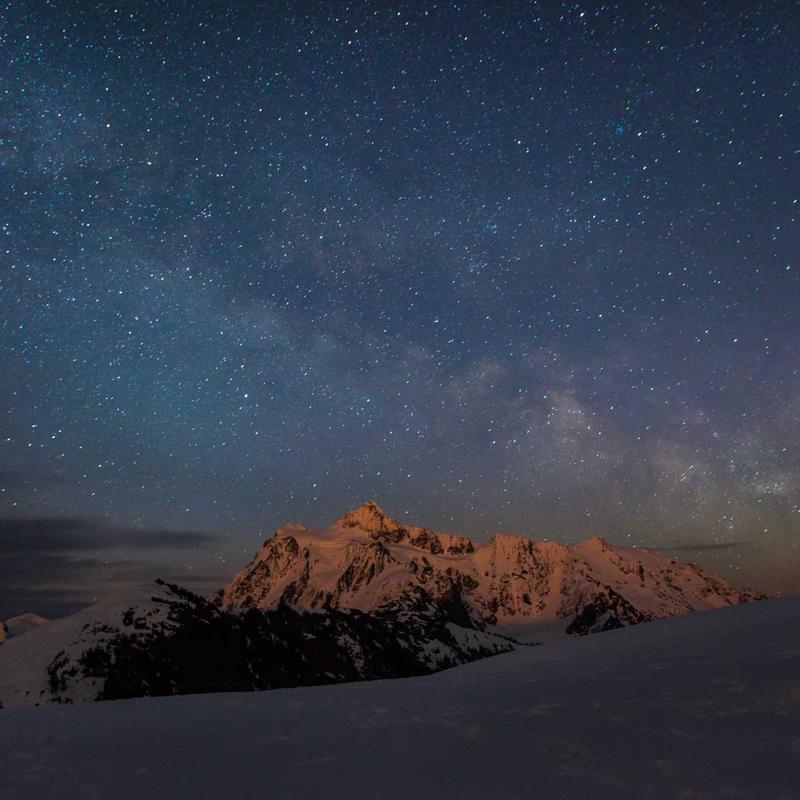
#> input picture natural_photos_test/natural_photo_forest.jpg, 800 x 800 px
$ python -i image_classifier.py   (imports and definitions only)   (older library calls are emulated)
#> lines starting #> are read from the running program, lines starting #| are printed output that depends on the picture; after the words box and inside, x2 and y2 are one past the last pixel; in counts of white or black regions, pixels touching at a corner belong together
import cv2
import numpy as np
from typing import Dict, Tuple, List

class ImageTypeClassifier:
    """
    Classify images into structural categories using heuristics.

    Categories:
      - 'structured_art': Objects, instancing, clear geometry (Hamid-style)
      - 'interference': Caustics, wave patterns, ripples
      - 'stochastic': Clouds, smoke, turbulence, Perlin-like
      - 'terrain': Height fields, landscapes, mountains
      - 'hybrid': Mix of above
    """

    def __init__(self):
        self.analysis = None

    def classify(self, image: np.ndarray) -> Dict:
        # Run all analysis
        edge_density, edges = self._analyze_edges(image)
        texture_density, texture_freq = self._analyze_texture(image)
        symmetry_score, sym_type = self._analyze_symmetry(image)
        periodicity_score = self._analyze_periodicity(image)
        fractal_dimension = self._analyze_fractal_dimension(image)
        color_variance = self._analyze_color_variance(image)

        self.analysis = {
            'edge_density': edge_density,
            'texture_density': texture_density,
            'symmetry_score': symmetry_score,
            'symmetry_type': sym_type,
            'periodicity_score': periodicity_score,
            'fractal_dimension': fractal_dimension,
            'color_variance': color_variance,
        }

        return self._heuristic_classify()

    def _analyze_edges(self, image: np.ndarray) -> Tuple[float, np.ndarray]:
        gray = cv2.cvtColor(image, cv2.COLOR_RGB2GRAY)
        edges = cv2.Canny(gray, 50, 150)
        edge_density = np.sum(edges > 0) / edges.size
        return edge_density, edges

    def _analyze_texture(self, image: np.ndarray) -> Tuple[float, Dict]:
        gray = cv2.cvtColor(image, cv2.COLOR_RGB2GRAY)

        gradients = []
        for sigma in [1, 2, 4, 8]:
            grad = cv2.GaussianBlur(gray, (0, 0), sigma)
            grad_x = cv2.Sobel(grad, cv2.CV_32F, 1, 0, ksize=3)
            grad_y = cv2.Sobel(grad, cv2.CV_32F, 0, 1, ksize=3)
            mag = np.sqrt(grad_x**2 + grad_y**2)
            gradients.append(np.mean(mag))

        texture_density = np.mean(gradients) / 255.0
        texture_freq = self._compute_texture_frequency(gray)

        return texture_density, texture_freq

    def _compute_texture_frequency(self, gray: np.ndarray) -> Dict:
        fft = np.fft.fft2(gray)
        spectrum = np.abs(fft)
        spectrum_log = np.log1p(spectrum)

        cy, cx = gray.shape[0] // 2, gray.shape[1] // 2
        Y, X = np.ogrid[:gray.shape[0], :gray.shape[1]]
        r = np.sqrt((X - cx)**2 + (Y - cy)**2)

        r_int = r.astype(int)

        # Prevent bincount errors if sizes mismatch, just basic radial avg
        spectrum_centered = np.fft.fftshift(spectrum_log)
        radial_sum = np.bincount(r_int.ravel(), spectrum_centered.ravel())
        radial_count = np.bincount(r_int.ravel())
        radial_count[radial_count == 0] = 1 # Avoid div by zero
        radial_spectrum = radial_sum / radial_count

        peak_freq = np.argmax(radial_spectrum[10:]) + 10 if len(radial_spectrum) > 10 else 1

        return {'peak_freq': peak_freq, 'radial_spectrum': radial_spectrum}

    def _analyze_symmetry(self, image: np.ndarray) -> Tuple[float, str]:
        gray = cv2.cvtColor(image, cv2.COLOR_RGB2GRAY)

        radial_scores = []
        for angle in [cv2.ROTATE_90_CLOCKWISE, cv2.ROTATE_180, cv2.ROTATE_90_COUNTERCLOCKWISE]:
            rotated = cv2.rotate(gray, angle)
            if rotated.shape == gray.shape:
                score = np.corrcoef(gray.flatten(), rotated.flatten())[0, 1]
                radial_scores.append(score)

        max_radial = max(radial_scores) if radial_scores else 0.0

        h_flip = cv2.flip(gray, 1)
        v_flip = cv2.flip(gray, 0)
        mirror_scores = [
            np.corrcoef(gray.flatten(), h_flip.flatten())[0, 1],
            np.corrcoef(gray.flatten(), v_flip.flatten())[0, 1],
        ]
        max_mirror = max(mirror_scores)

        if max_radial > 0.7:
            return max_radial, 'radial'
        elif max_mirror > 0.7:
            return max_mirror, 'mirror'
        else:
            return max(max_radial, max_mirror), 'none'

    def _analyze_periodicity(self, image: np.ndarray) -> float:
        gray = cv2.cvtColor(image, cv2.COLOR_RGB2GRAY)
        fft = np.fft.fft2(gray)
        spectrum = np.abs(fft)
        spectrum_log = np.log1p(spectrum)

        spectrum_centered = np.fft.fftshift(spectrum_log)
        cy, cx = spectrum_centered.shape[0] // 2, spectrum_centered.shape[1] // 2

        # Mask DC
        mask_radius = 10
        y, x = np.ogrid[-cy:spectrum_centered.shape[0]-cy, -cx:spectrum_centered.shape[1]-cx]
        mask = x*x + y*y <= mask_radius*mask_radius
        spectrum_centered[mask] = 0

        total_energy = np.sum(spectrum_centered)
        top_10_energy = np.sum(np.sort(spectrum_centered.ravel())[-10:])

        periodicity = top_10_energy / (total_energy + 1e-10)
        return periodicity

    def _analyze_fractal_dimension(self, image: np.ndarray) -> float:
        gray = cv2.cvtColor(image, cv2.COLOR_RGB2GRAY)
        edges = cv2.Canny(gray, 50, 150)

        scales = [2, 4, 8, 16, 32]
        counts = []

        for scale in scales:
            h, w = edges.shape
            # Ensure divisibility
            h = h - (h % scale)
            w = w - (w % scale)
            cropped_edges = edges[:h, :w]

            if h == 0 or w == 0:
                counts.append(1)
                continue

            boxes = cropped_edges.reshape(h//scale, scale, w//scale, scale)
            boxes = np.any(boxes, axis=(1, 3))
            count = np.sum(boxes)
            counts.append(count if count > 0 else 1)

        log_scales = np.log(scales)
        log_counts = np.log(counts)

        coeffs = np.polyfit(log_scales, log_counts, 1)
        fractal_dim = -coeffs[0]

        return np.clip(fractal_dim, 0.5, 2.0)

    def _analyze_color_variance(self, image: np.ndarray) -> float:
        pixels = image.reshape(-1, 3)
        entropies = []
        for ch in range(3):
            hist, _ = np.histogram(pixels[:, ch], bins=256, range=(0, 256))
            hist = hist / np.sum(hist)
            hist = hist[hist > 0]
            entropy = -np.sum(hist * np.log2(hist))
            entropies.append(entropy)

        return np.mean(entropies) / 8.0

    def _heuristic_classify(self) -> Dict:
        a = self.analysis

        if a['periodicity_score'] > 0.0001 or (a['symmetry_score'] > 0.6 and a['fractal_dimension'] < 1.5):
            # Interference/Caustics tend to have regular, periodic wavelike structures and lower fractal dim
            if a['edge_density'] < 0.15:
                return {
                    'primary_type': 'interference',
                    'confidence': 0.85,
                    'secondary_types': [],
                    'characteristics': a,
                }

        if a['fractal_dimension'] > 1.6 or (a['texture_density'] > 0.12 and a['edge_density'] > 0.1):
            # Terrain/Heightmaps have high variance and structural texture
            return {
                'primary_type': 'terrain',
                'confidence': 0.75,
                'secondary_types': [],
                'characteristics': a,
            }

        if a['fractal_dimension'] > 1.45 and a['texture_density'] > 0.05:
            # Textures/Turbulence have high fractal dimension and texture
            return {
                'primary_type': 'stochastic',
                'confidence': 0.8,
                'secondary_types': [],
                'characteristics': a,
            }

        if a['periodicity_score'] < 0.0001 and a['texture_density'] < 0.2 and a['symmetry_score'] > 0.5:
            return {
                'primary_type': 'structured_art',
                'confidence': 0.9,
                'secondary_types': [],
                'characteristics': a,
            }

        return {
            'primary_type': 'hybrid',
            'confidence': 0.5,
            'secondary_types': ['structured_art', 'stochastic'],
            'characteristics': a,
        }

>>> import cv2
>>> picture = cv2.cvtColor(cv2.imread('../natural_photos_test/natural_photo_forest.jpg'), cv2.COLOR_BGR2RGB)
>>> result = ImageTypeClassifier().classify(picture)
#> in _analyze_edges, `edges = cv2.Canny(gray, 50, 150)`:
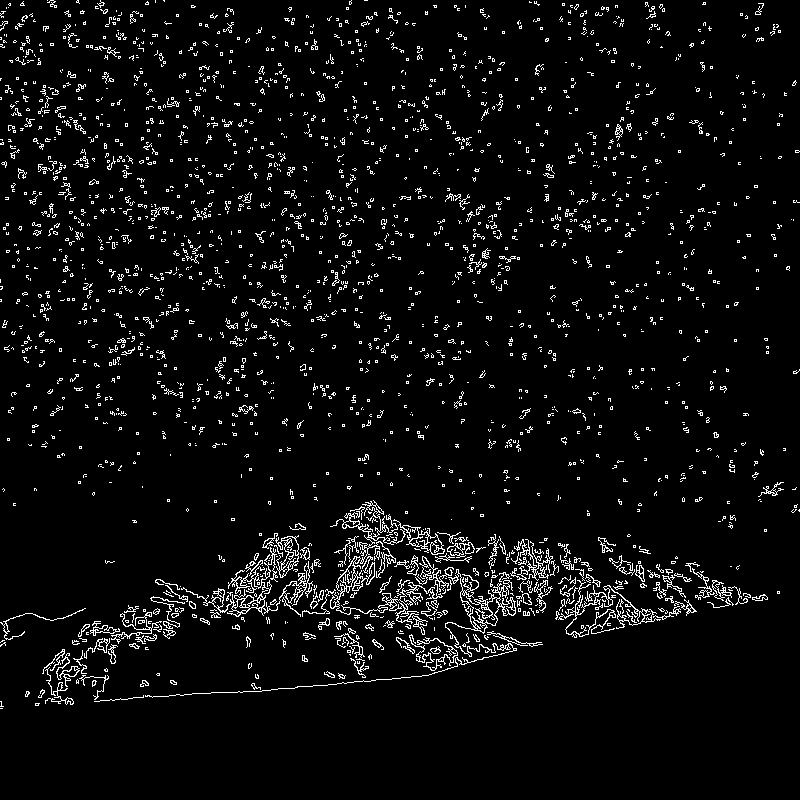
#> edges: shape (800, 800); 4.9% white in thin lines or dots, all inside (x1, y1, x2, y2) = (0, 0, 800, 709)
#> in _analyze_edges, `edge_density = np.sum(edges > 0) / edges.size`: edge_density = 0.0487
#> after the loop in _analyze_texture, `for sigma in [1, 2, 4, 8]:`:
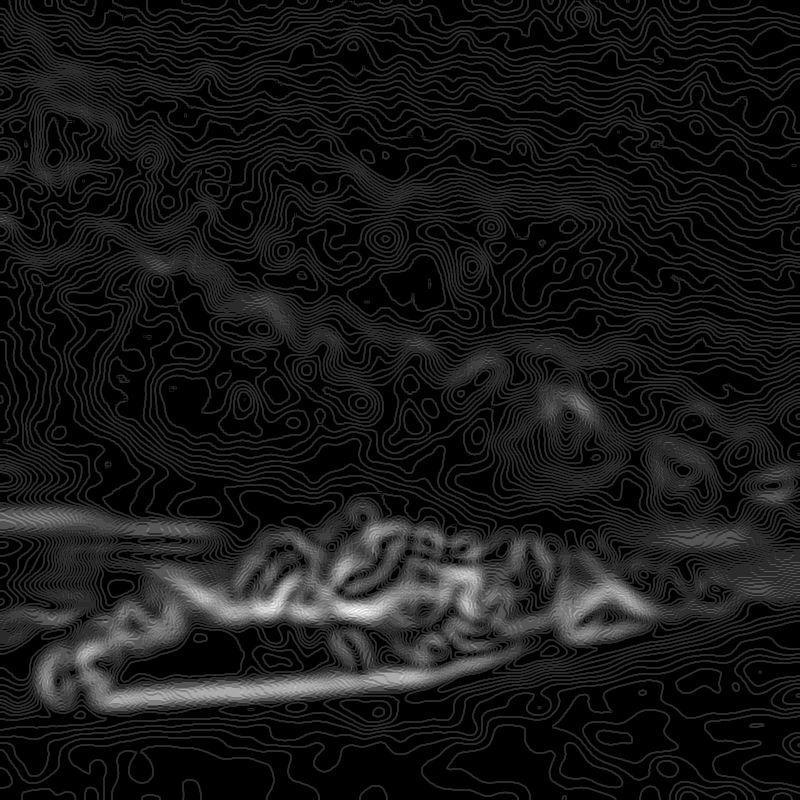
#> mag: shape (800, 800) float32; min 0, max 24, mean 2.2; drawn with min black and max white
#> after the loop in _analyze_texture, `for sigma in [1, 2, 4, 8]:`: gradients = [14.94, 7.67, 3.76, 2.17]
#> in _analyze_texture, `texture_density = np.mean(gradients) / 255.0`: texture_density = 0.028
#> in _compute_texture_frequency, `spectrum_log = np.log1p(spectrum)`:
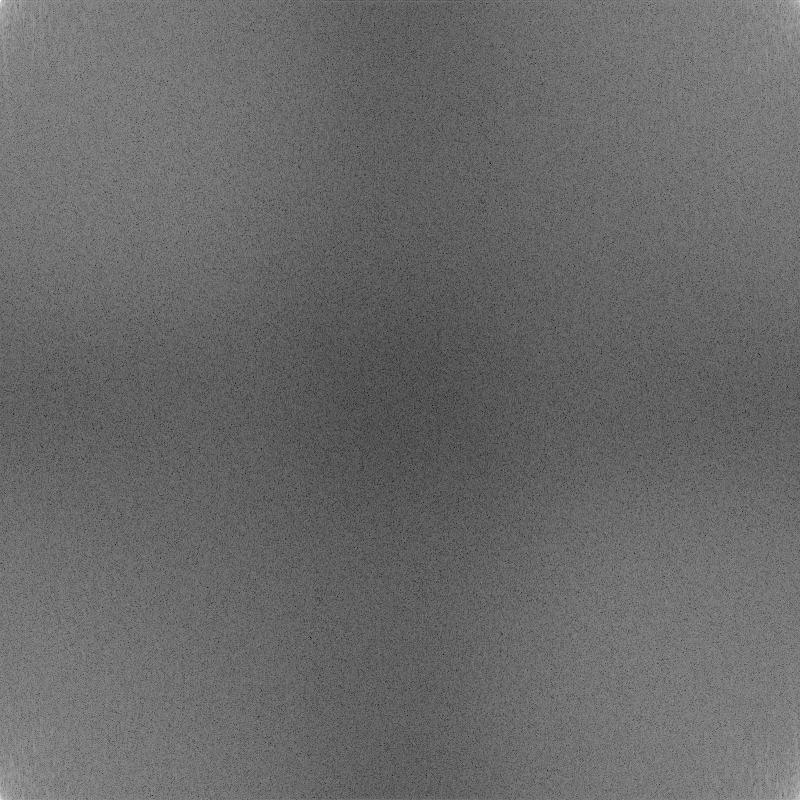
#> spectrum_log: shape (800, 800) float64; min 1.42, max 17.44, mean 8.08; drawn with min black and max white
#> in _compute_texture_frequency, `Y, X = np.ogrid[:gray.shape[0], :gray.shape[1]]`: Y = 800 values from 0 to 799
#> in _compute_texture_frequency, `radial_sum = np.bincount(r_int.ravel(), spectrum_centered.ravel())`: radial_sum = 566 values, max 19361 at index 398, min 5.51 at index 565, mean 9134
#> in _compute_texture_frequency, `radial_count = np.bincount(r_int.ravel())`: radial_count = 566 values, max 2576 at index 398, min 1 at index 0, mean 1130.7
#> in _compute_texture_frequency, `radial_spectrum = radial_sum / radial_count`: radial_spectrum = 566 values, max 17.44 at index 0, min 5.51 at index 565, mean 8.28
#> in _compute_texture_frequency, `peak_freq = np.argmax(radial_spectrum[10:]) + 10 if len(radial_spectru..`: peak_freq = 10
#> in _analyze_texture, `texture_freq = self._compute_texture_frequency(gray)`: texture_freq = 2 items
#> in classify, `texture_density, texture_freq = self._analyze_texture(image)`: texture_density = 0.028; texture_freq = 2 items
#> the loop in _analyze_symmetry, `for angle in [cv2.ROTATE_90_CLOCKWISE, cv2.ROTATE_180, cv2.ROTATE_90_C..` made 3 passes
#> score on passes 1 to 3: 0.0032, 0.497, 0.0032
#> pass 1, in _analyze_symmetry, `rotated = cv2.rotate(gray, angle)`:
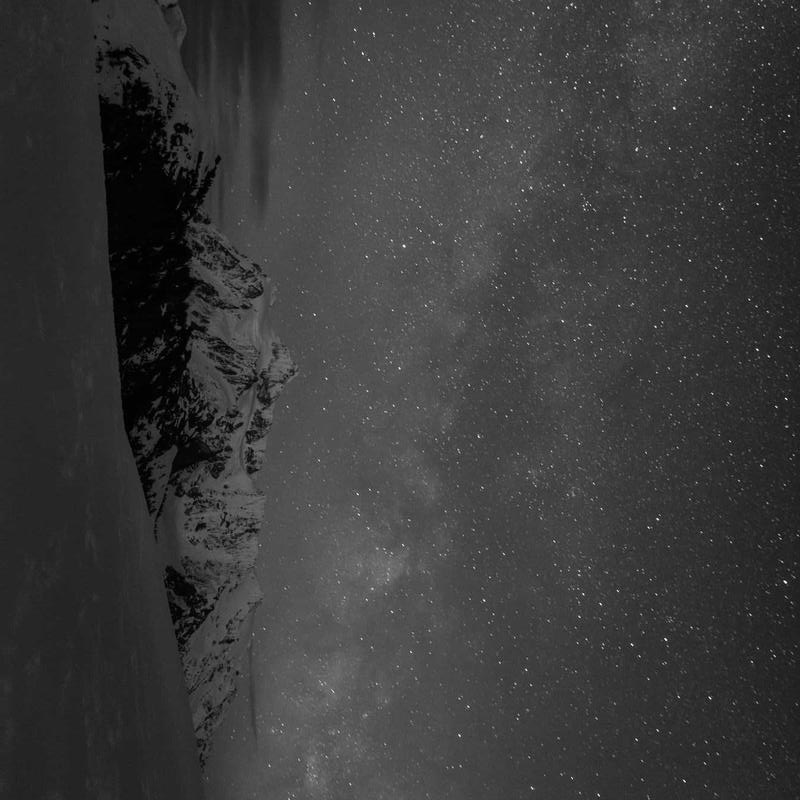
#> rotated: shape (800, 800); min 0, max 252, mean 58.4
#> after the loop in _analyze_symmetry, `for angle in [cv2.ROTATE_90_CLOCKWISE, cv2.ROTATE_180, cv2.ROTATE_90_C..`: radial_scores = [0.0032, 0.497, 0.0032]
#> in _analyze_symmetry, `max_radial = max(radial_scores) if radial_scores else 0.0`: max_radial = 0.497
#> in _analyze_symmetry, `v_flip = cv2.flip(gray, 0)`:
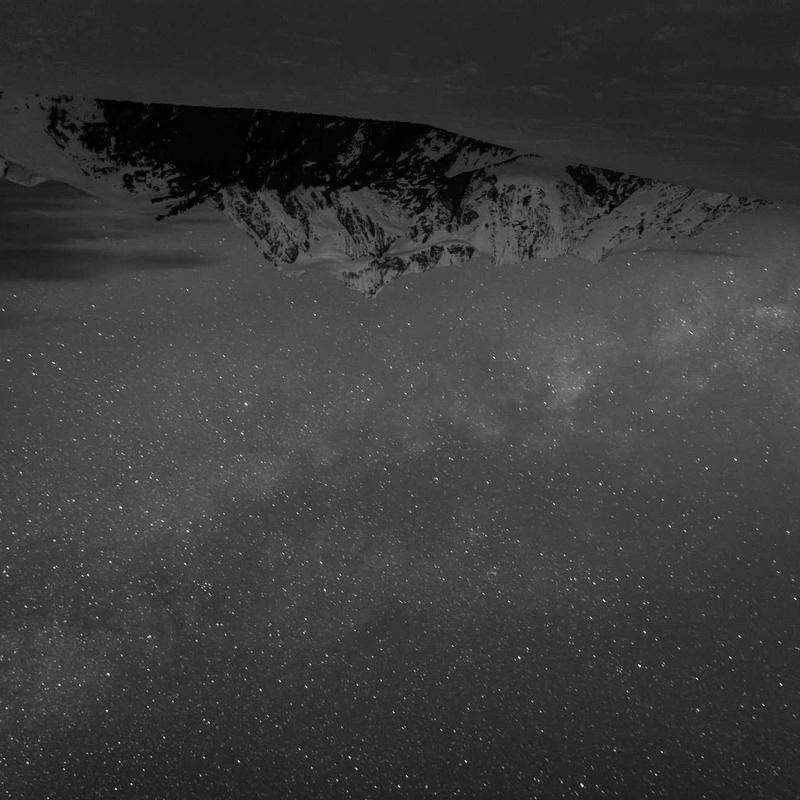
#> v_flip: shape (800, 800); min 0, max 252, mean 58.4
#> in _analyze_symmetry, `mirror_scores = [ np.corrcoef(gray.flatten(), h_flip.flatten())[0, 1],..`: mirror_scores = [0.636, 0.451]
#> in _analyze_symmetry, `max_mirror = max(mirror_scores)`: max_mirror = 0.636
#> in classify, `symmetry_score, sym_type = self._analyze_symmetry(image)`: sym_type = 'none'
#> in _analyze_periodicity, `y, x = np.ogrid[-cy:spectrum_centered.shape[0]-cy, -cx:spectrum_center..`: y = 800 values from -400 to 399
#> in _analyze_periodicity, `mask = x*x + y*y <= mask_radius*mask_radius`: mask: shape (800, 800) bool; 0.05% white; 1 white region, box (x1, y1, x2, y2) and area: (390, 390, 411, 411) 317
#> in _analyze_periodicity, `spectrum_centered[mask] = 0`:
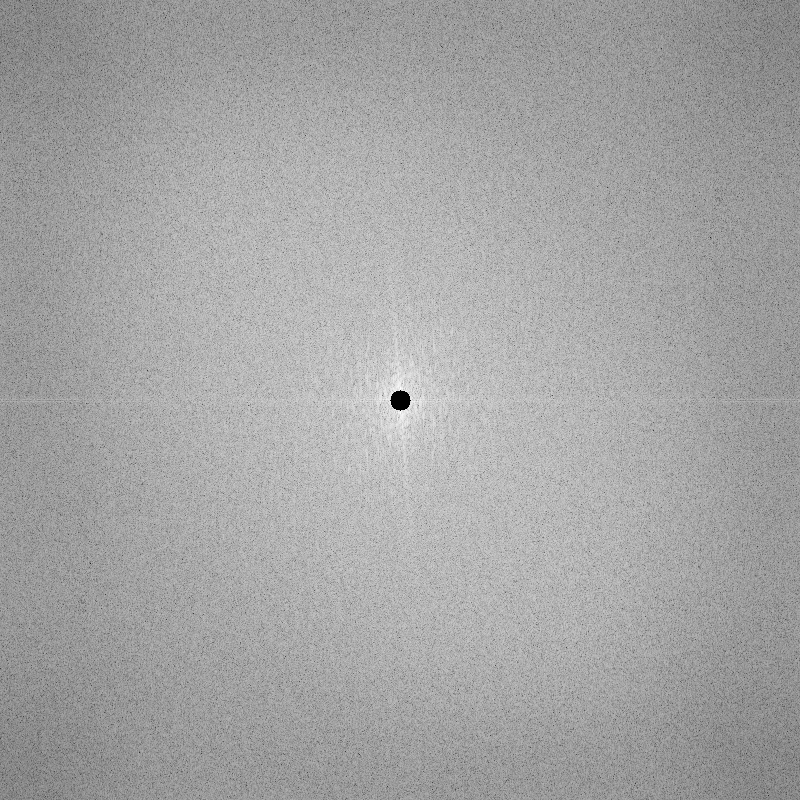
#> spectrum_centered: shape (800, 800) float64; min 0, max 12.5, mean 8.07; drawn with min black and max white
#> in _analyze_periodicity, `total_energy = np.sum(spectrum_centered)`: total_energy = 5166049.7
#> in _analyze_periodicity, `top_10_energy = np.sum(np.sort(spectrum_centered.ravel())[-10:])`: top_10_energy = 122.9
#> in _analyze_periodicity, `periodicity = top_10_energy / (total_energy + 1e-10)`: periodicity = 2.38e-05
#> the loop in _analyze_fractal_dimension, `for scale in scales:` made 5 passes
#> count on passes 1 to 5: 17110, 7698, 3481, 1524, 502
#> pass 3, in _analyze_fractal_dimension, `boxes = np.any(boxes, axis=(1, 3))`:
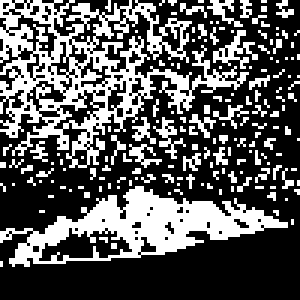
#> boxes: shape (100, 100) bool (shown 3 times larger); 34.8% white in thin lines or dots, all inside (x1, y1, x2, y2) = (0, 0, 100, 89)
#> after the loop in _analyze_fractal_dimension, `for scale in scales:`: counts = [17110, 7698, 3481, 1524, 502]
#> in _analyze_fractal_dimension, `log_scales = np.log(scales)`: log_scales = [0.693, 1.39, 2.08, 2.77, 3.47]
#> in _analyze_fractal_dimension, `log_counts = np.log(counts)`: log_counts = [9.75, 8.95, 8.16, 7.33, 6.22]
#> in _analyze_fractal_dimension, `coeffs = np.polyfit(log_scales, log_counts, 1)`: coeffs = [-1.25, 10.68]
#> in _analyze_fractal_dimension, `fractal_dim = -coeffs[0]`: fractal_dim = 1.25
#> the loop in _analyze_color_variance, `for ch in range(3):` made 3 passes
#> entropy on passes 1 to 3: 6.41, 6.27, 6.54
#> after the loop in _analyze_color_variance, `for ch in range(3):`: entropies = [6.41, 6.27, 6.54]
#> in classify, `color_variance = self._analyze_color_variance(image)`: color_variance = 0.8
#> in classify, `self.analysis = { 'edge_density': edge_density, 'texture_density': tex..`: self.analysis = {'edge_density': 0.0487, 'texture_density': 0.028, 'symmetry_score': 0.636, 'symmetry_type': 'none', 'periodicity_score': 2.38e-05, 'fractal_dimension': 1.25, 'color_variance': 0.8}
#> in _heuristic_classify, `a = self.analysis`: a has the same summary as self.analysis in classify
#> result = 4 items
